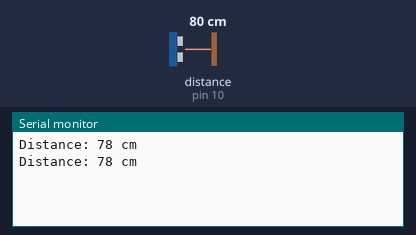
This sketch was run on a simulated Arduino Uno, built with avr-gcc and run on an emulated ATmega328P. Shown: the last lines printed to the serial monitor. Wiring (inferred from the names in the program): ultrasonic range finder: trigger pin 9; echo pin 10. The test bench sets the inputs (shaded band); at power-on: distance to the obstacle (sensor on pin 10) 80 cm. The echo pulse lasts 58.3 µs per cm.

Above: at 1.8 s.
1.9 s: distance to the obstacle (sensor on pin 10) set to 2 cm
At 2.8 s:
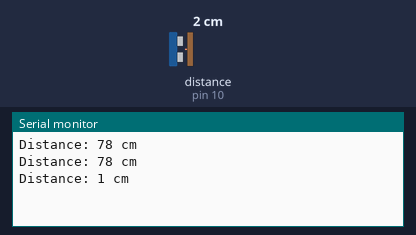
3.4 s: distance to the obstacle (sensor on pin 10) set to 4 cm
At 4.5 s:
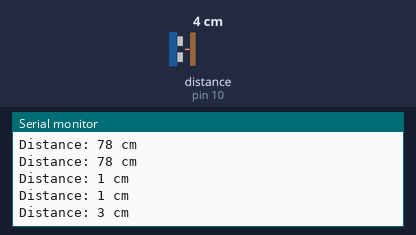
Timing chart, 0 to 6.4 s (numbered marks = the images above; inputs shaded):
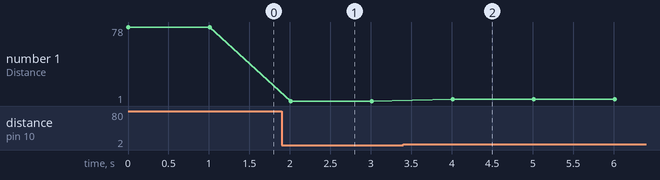

The sketch:

Ultrasonic_distance_sensor.ino
```cpp
int trig = 9;
int echo = 10;

void setup() {
  pinMode(trig, OUTPUT);
  pinMode(echo, INPUT);
  Serial.begin(9600);
}

void loop() {
  digitalWrite(trig, LOW);
  delayMicroseconds(2);
  digitalWrite(trig, HIGH);
  delayMicroseconds(10);
  digitalWrite(trig, LOW);

  long duration = pulseIn(echo, HIGH);
  int distance = duration * 0.034 / 2;

  Serial.print("Distance: ");
  Serial.print(distance);
  Serial.println(" cm");
  delay(1000);
}
```

Measured:
- after the input at 1.9 s, the serial monitor: prints a new line after 0.11 s (image 1)
- after the input at 3.4 s, the serial monitor: prints a new line after 0.61 s (image 2)
- plotted number 1: 78 → 1 after the input at 1.9 s, 1 → 3 after the input at 3.4 s
